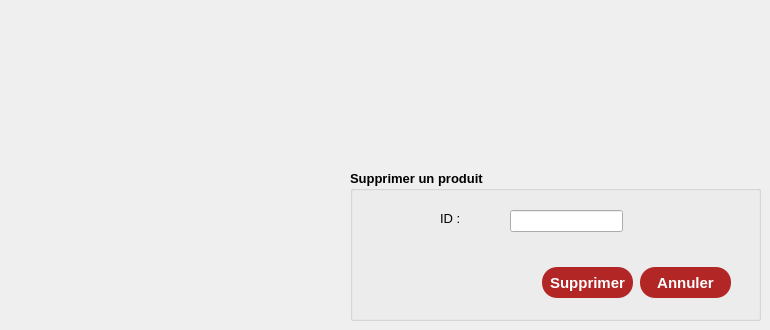
     <widget class="QWidget" name="tab_16">
      <attribute name="title">
       <string>Supprimer</string>
      </attribute>
      <widget class="QGroupBox" name="groupBox_13">
       <property name="geometry">
        <rect>
         <x>350</x>
         <y>170</y>
         <width>411</width>
         <height>151</height>
        </rect>
       </property>
       <property name="font">
        <font>
         <pointsize>10</pointsize>
         <weight>75</weight>
         <bold>true</bold>
        </font>
       </property>
       <property name="title">
        <string>Supprimer un produit</string>
       </property>
       <widget class="QLabel" name="label_25">
        <property name="geometry">
         <rect>
          <x>90</x>
          <y>40</y>
          <width>56</width>
          <height>16</height>
         </rect>
        </property>
        <property name="font">
         <font>
          <weight>50</weight>
          <bold>false</bold>
         </font>
        </property>
        <property name="text">
         <string>ID :</string>
        </property>
       </widget>
       <widget class="QLineEdit" name="le_ID_supp">
        <property name="geometry">
         <rect>
          <x>160</x>
          <y>40</y>
          <width>113</width>
          <height>22</height>
         </rect>
        </property>
       </widget>
       <widget class="QPushButton" name="Annuler_3">
        <property name="geometry">
         <rect>
          <x>290</x>
          <y>97</y>
          <width>91</width>
          <height>31</height>
         </rect>
        </property>
        <property name="font">
         <font>
          <family>Arial</family>
          <pointsize>-1</pointsize>
          <weight>75</weight>
          <bold>true</bold>
         </font>
        </property>
        <property name="styleSheet">
         <string notr="true">QPushButton {
color: #fff;
background:#b22626;
border-radius: 15px;
font-size:15px;
font-family:Arial, Helvetica, sans-serif;
}
QPushButton:hover {
color:#fff;
border:15px;
background:#6a1616;
}</string>
        </property>
        <property name="text">
         <string>Annuler</string>
        </property>
       </widget>
       <widget class="QPushButton" name="supprimer">
        <property name="geometry">
         <rect>
          <x>192</x>
          <y>97</y>
          <width>91</width>
          <height>31</height>
         </rect>
        </property>
        <property name="font">
         <font>
          <family>Arial</family>
          <pointsize>-1</pointsize>
          <weight>75</weight>
          <bold>true</bold>
         </font>
        </property>
        <property name="styleSheet">
         <string notr="true">QPushButton {
color: #fff;
background:#b22626;
border-radius: 15px;
font-size:15px;
font-family:Arial, Helvetica, sans-serif;
}
QPushButton:hover {
color:#fff;
border:15px;
background:#6a1616;
}</string>
        </property>
        <property name="text">
         <string>Supprimer</string>
        </property>
       </widget>
      </widget>
      <widget class="QLabel" name="image_4">
       <property name="geometry">
        <rect>
         <x>120</x>
         <y>170</y>
         <width>231</width>
         <height>151</height>
        </rect>
       </property>
       <property name="whatsThis">
        <string>&lt;!DOCTYPE HTML PUBLIC &quot;-//W3C//DTD HTML 4.0//EN&quot; &quot;http://www.w3.org/TR/REC-html40/strict.dtd&quot;&gt;
&lt;html&gt;&lt;head&gt;&lt;meta name=&quot;qrichtext&quot; content=&quot;1&quot; /&gt;&lt;style type=&quot;text/css&quot;&gt;
p, li { white-space: pre-wrap; }
&lt;/style&gt;&lt;/head&gt;&lt;body style=&quot; font-family:'MS Shell Dlg 2'; font-size:8pt; font-weight:600; font-style:normal;&quot;&gt;
&lt;p style=&quot;-qt-paragraph-type:empty; margin-top:0px; margin-bottom:0px; margin-left:0px; margin-right:0px; -qt-block-indent:0; text-indent:0px;&quot;&gt;&lt;br /&gt;&lt;/p&gt;&lt;/body&gt;&lt;/html&gt;</string>
       </property>
       <property name="styleSheet">
        <string notr="true"/>
       </property>
       <property name="text">
        <string/>
       </property>
      </widget>
     </widget>
